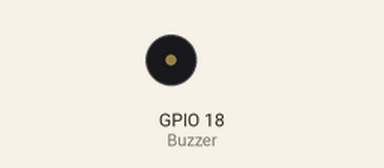
Recording of a program running on a simulated Raspberry Pi (BCM pin numbers). Shown: buzzer (waves = sounding, pin HIGH). What the program prints to the terminal is not drawn. At 1.5 s the program stops and its outputs stay as they are.

Above: at 0.35 s.
Timing chart, 0 to 3.0 s (numbered marks = the images above):
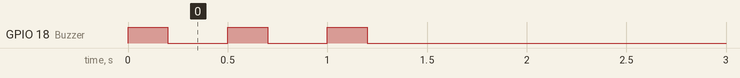

The program:

test-buzzer.py
```python
#!/usr/bin/env python3
"""Sound three short beeps on the MH-FMG module wired to physical pin 12."""
from time import sleep

from gpiozero import Buzzer
from gpiozero.pins.lgpio import LGPIOFactory


def main():
    # BCM GPIO18 is physical pin 12. Module power: pin 17 (3.3V); GND: pin 14.
    factory = LGPIOFactory(chip=0)
    try:
        with Buzzer(18, active_high=True, initial_value=False, pin_factory=factory) as buzzer:
            try:
                for _ in range(3):
                    buzzer.on()
                    sleep(0.2)
                    buzzer.off()
                    sleep(0.3)
            finally:
                buzzer.off()
        print('Three beep signals sent on GPIO18 (physical pin 12); output released.')
        print('Confirm the sound by listening; GPIO control alone cannot confirm the buzzer is audible.')
    finally:
        factory.close()


if __name__ == '__main__':
    main()
```

Measured:
- by itself, GPIO 18 (Buzzer): alternates HIGH for 0.20 s and LOW for 0.30 s, 6 changes in all, then stays LOW
